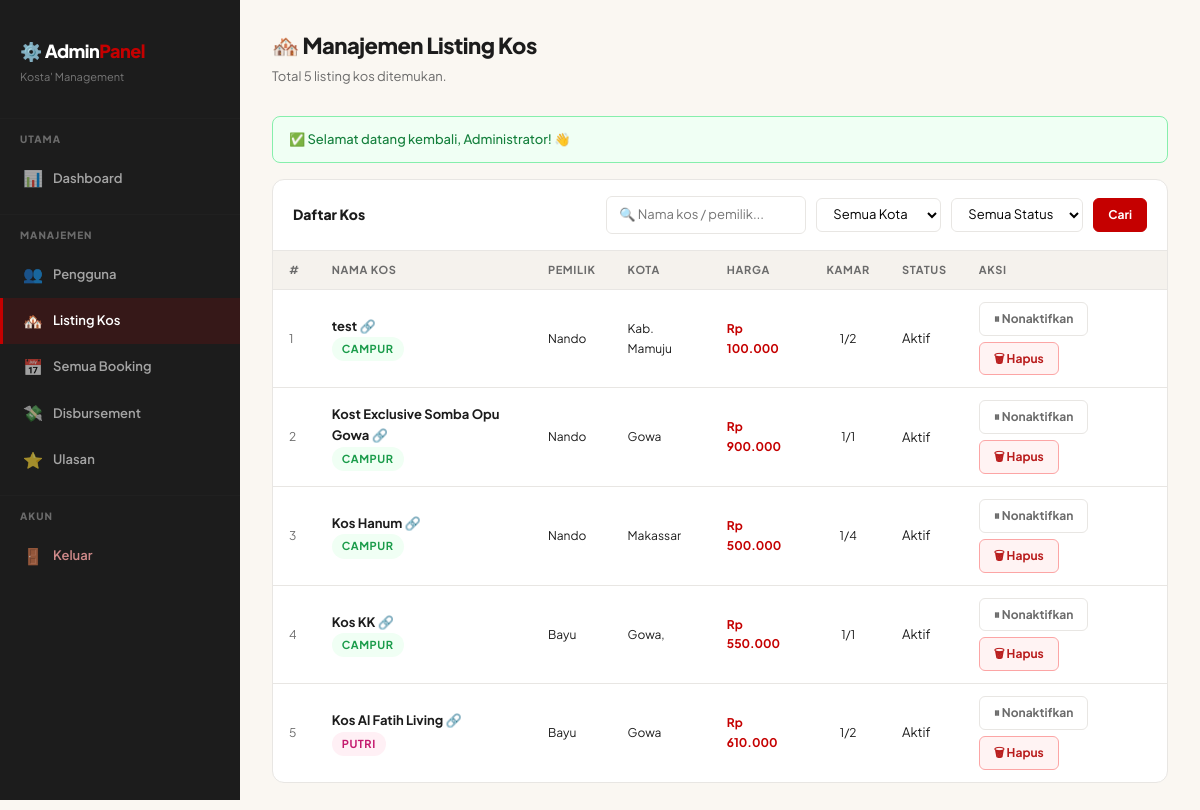
/pages/admin/kos.php (signed in), run on the app's committed database.
### tables this page shows
CREATE TABLE `kos` (
  `id` int unsigned NOT NULL AUTO_INCREMENT,
  `pemilik_id` int unsigned NOT NULL,
  `nama_kos` varchar(150) NOT NULL,
  `deskripsi` text,
  `tipe` enum('putra','putri','campur') NOT NULL DEFAULT 'campur',
  `alamat` text NOT NULL,
  `kecamatan` varchar(80) DEFAULT NULL,
  `kota` varchar(80) NOT NULL,
  `provinsi` varchar(80) DEFAULT NULL,
  `kode_pos` varchar(10) DEFAULT NULL,
  `lat` decimal(10,7) DEFAULT NULL,
  `lng` decimal(10,7) DEFAULT NULL,
  `harga_per_bulan` int unsigned NOT NULL,
  `jumlah_kamar` tinyint unsigned NOT NULL DEFAULT '1',
  `kamar_terisi` tinyint unsigned NOT NULL DEFAULT '0',
  `ada_nomor_kamar` tinyint(1) NOT NULL DEFAULT '0',
  `wifi` tinyint(1) NOT NULL DEFAULT '0',
  `ac` tinyint(1) NOT NULL DEFAULT '0',
  `kamar_mandi_dalam` tinyint(1) NOT NULL DEFAULT '0',
  `parkir` tinyint(1) NOT NULL DEFAULT '0',
  `dapur` tinyint(1) NOT NULL DEFAULT '0',
  `laundry` tinyint(1) NOT NULL DEFAULT '0',
  `security` tinyint(1) NOT NULL DEFAULT '0',
  `cctv` tinyint(1) NOT NULL DEFAULT '0',
  `foto_utama` varchar(255) DEFAULT NULL,
  `status` enum('aktif','nonaktif','pending') NOT NULL DEFAULT 'aktif',
  `created_at` timestamp NULL DEFAULT CURRENT_TIMESTAMP,
  `updated_at` timestamp NULL DEFAULT CURRENT_TIMESTAMP ON UPDATE CURRENT_TIMESTAMP,
  PRIMARY KEY (`id`),
  KEY `pemilik_id` (`pemilik_id`),
  KEY `kota` (`kota`),
  KEY `tipe` (`tipe`),
  KEY `status` (`status`),
  KEY `harga_per_bulan` (`harga_per_bulan`),
  CONSTRAINT `kos_ibfk_1` FOREIGN KEY (`pemilik_id`) REFERENCES `users` (`id`) ON DELETE CASCADE
);

CREATE TABLE `users` (
  `id` int unsigned NOT NULL AUTO_INCREMENT,
  `nama` varchar(100) NOT NULL,
  `email` varchar(150) NOT NULL,
  `password` varchar(255) NOT NULL,
  `no_hp` varchar(20) DEFAULT NULL,
  `nama_bank` varchar(100) DEFAULT NULL,
  `nomor_rekening` varchar(50) DEFAULT NULL,
  `nama_pemilik_rekening` varchar(100) DEFAULT NULL,
  `role` enum('pencari','pemilik','admin') NOT NULL DEFAULT 'pencari',
  `foto_profil` varchar(255) DEFAULT NULL,
  `status` enum('aktif','nonaktif') NOT NULL DEFAULT 'aktif',
  `created_at` timestamp NULL DEFAULT CURRENT_TIMESTAMP,
  `updated_at` timestamp NULL DEFAULT CURRENT_TIMESTAMP ON UPDATE CURRENT_TIMESTAMP,
  PRIMARY KEY (`id`),
  UNIQUE KEY `email` (`email`)
);

### pages/admin/kos.php (the view, shortened to what this page needs)
<?php
require_once __DIR__ . '/../../config/session.php';
$cari          = trim($_GET['cari'] ?? '');
$page          = max(1, (int)($_GET['page'] ?? 1));
$per_page      = 15;
$offset        = ($page - 1) * $per_page;
$where  = ['1=1']; $params = []; $types = '';
$where_sql = implode(' AND ', $where);
$stmt_cnt = mysqli_prepare($koneksi,
    "SELECT COUNT(*) FROM kos k JOIN users u ON k.pemilik_id=u.id WHERE $where_sql");
mysqli_stmt_execute($stmt_cnt);
$total = (int)mysqli_fetch_row(mysqli_stmt_get_result($stmt_cnt))[0];
$stmt = mysqli_prepare($koneksi,
    "SELECT k.id, k.nama_kos, k.kota, k.tipe, k.harga_per_bulan,
            k.jumlah_kamar, k.kamar_terisi, k.status, k.created_at,
            u.nama AS nama_pemilik
     FROM kos k JOIN users u ON k.pemilik_id = u.id
     WHERE $where_sql ORDER BY k.created_at DESC LIMIT ? OFFSET ?");
$params[] = $per_page; $params[] = $offset; $types .= 'ii';
mysqli_stmt_bind_param($stmt, $types, ...$params);
mysqli_stmt_execute($stmt);
$kos_list = mysqli_stmt_get_result($stmt);
require_once __DIR__ . '/../../components/head.php';
?>
<div class="admin-wrapper">
    <?php require_once __DIR__ . '/sidebar.php'; ?>
    <main class="admin-main">
        <div class="admin-page-header">
            <h1 class="admin-page-title">🏘️ Manajemen Listing Kos</h1>
            <p class="admin-page-subtitle">Total <?= $total ?> listing kos ditemukan.</p>
        </div>
        <?= get_flash() ?>
        <div class="admin-card">
            <div class="admin-card-header">
                <div class="admin-card-title">Daftar Kos</div>
                <form method="GET" class="admin-filter-bar">
                    <input type="text" name="cari" class="admin-search"
                           placeholder="🔍 Nama kos / pemilik..." value="<?= htmlspecialchars($cari) ?>">
                    <select name="kota" class="admin-select" onchange="this.form.submit()">
                        <option value="">Semua Kota</option>
                    </select>
                    <select name="status" class="admin-select" onchange="this.form.submit()">
                        <option value="">Semua Status</option>
                    </select>
                    <button type="submit" class="btn-admin primary">Cari</button>
                </form>
            </div>
            <?php if (mysqli_num_rows($kos_list) === 0): ?>
                <div class="admin-empty">
                    <div class="admin-empty-icon">🏘️</div>
                    <p>Tidak ada listing kos ditemukan.</p>
                </div>
            <?php else: ?>
            <div style="overflow-x:auto;">
                <table class="admin-table">
                    <thead>
                        <tr>
                            <th>#</th>
                            <th>Nama Kos</th>
                            <th>Pemilik</th>
                            <th>Kota</th>
                            <th>Harga</th>
                            <th>Kamar</th>
                            <th>Status</th>
                            <th>Aksi</th>
                        </tr>
                    </thead>
                    <tbody>
                    <?php $no = $offset + 1; while ($k = mysqli_fetch_assoc($kos_list)): ?>
                        <tr>
                            <td style="color:var(--color-text-muted);font-size:12px;"><?= $no++ ?></td>
                            <td>
                                <div style="font-weight:700;">
                                    <a href="<?= BASE_URL ?>/pages/detail.php?id=<?= $k['id'] ?>"
                                       target="_blank" style="color:var(--color-text);text-decoration:none;">
                                        <?= htmlspecialchars($k['nama_kos']) ?> 🔗
                                    </a>
                                </div>
                                <span class="badge-kos <?= $k['tipe'] ?>"><?= ucfirst($k['tipe']) ?></span>
                            </td>
                            <td style="font-size:12px;"><?= htmlspecialchars($k['nama_pemilik']) ?></td>
                            <td style="font-size:12px;"><?= htmlspecialchars($k['kota']) ?></td>
                            <td style="font-size:12px;font-weight:700;color:var(--color-accent);">
                                Rp <?= number_format($k['harga_per_bulan'], 0, ',', '.') ?>
                            </td>
                            <td style="font-size:12px;text-align:center;">
                                <?= $k['kamar_terisi'] ?>/<?= $k['jumlah_kamar'] ?>
                            </td>
                            <td>
                                <span class="status-badge <?= $k['status'] ?> kos-status">
                                    <?= ucfirst($k['status']) ?>
                                </span>
                            </td>
                            <td>
                                <div style="display:flex;gap:6px;flex-wrap:wrap;">
                                    <form method="POST" style="display:inline;">
                                        <?php if ($k['status'] !== 'aktif'): ?>
                                            <input type="hidden" name="aksi" value="aktifkan">
                                            <button type="submit" class="btn-admin success">✅ Aktifkan</button>
                                        <?php else: ?>
                                            <button type="submit" class="btn-admin neutral">⏸ Nonaktifkan</button>
                                        <?php endif; ?>
                                    </form>
                                    <form method="POST" style="display:inline;"
                                          onsubmit="return confirm('Hapus listing ini? Semua booking terkait juga akan terhapus!')">
                                        <button type="submit" class="btn-admin danger">🗑 Hapus</button>
                                    </form>
                                </div>
                            </td>
                        </tr>
                    <?php endwhile; ?>
                    </tbody>
                </table>
            </div>
            <?php endif; ?>
        </div>
    </main>
</div>
<?php
require_once __DIR__ . '/../../components/scripts.php';
?>

### assets/css/style.css (style rules this page uses)
:root { --color-bg: #FAF7F2; --color-surface: #FFFFFF; --color-text: #1C1C1C; --color-text-muted: #6B6B6B; --color-accent: #C50000; --color-accent-hover:#E70000; --color-border: #E8E6E3; --color-surface-alt: #F5F2ED; --font-main: 'Plus Jakarta Sans', sans-serif; --radius-sm: 6px; --radius-md: 12px; --radius-lg: 20px; --shadow-sm: 0 1px 4px rgba(0,0,0,0.06); --shadow-md: 0 4px 16px rgba(0,0,0,0.08); --shadow-lg: 0 8px 32px rgba(0,0,0,0.10); --transition: 0.2s ease; }
*, *::before, *::after { box-sizing: border-box; margin: 0; padding: 0; }
html { scroll-behavior: smooth; }
body { font-family: var(--font-main); background-color: var(--color-bg); color: var(--color-text); font-size: 15px; line-height: 1.65; -webkit-font-smoothing: antialiased; margin: 0; padding: 0; }
a { color: var(--color-accent); text-decoration: none; transition: color var(--transition); }
.badge-kos { display: inline-block; padding: 3px 10px; border-radius: 20px; font-size: 11px; font-weight: 700; text-transform: uppercase; letter-spacing: 0.05em; }
.badge-kos.putri { background-color: #FFF0F5; color: #c41a6e; }
.badge-kos.campur { background-color: #F0FFF4; color: #1a9c4a; }

### assets/css/admin.css (style rules this page uses)
body.admin-page { margin: 0; padding: 0; min-height: 100vh; display: flex; flex-direction: column; }
.admin-wrapper { display: flex; flex: 1; min-height: 100vh; }
.admin-main { flex: 1; min-width: 0; background: var(--color-bg); padding: 32px; overflow-x: hidden; min-height: 100vh; }
.admin-page-header { margin-bottom: 28px; }
.admin-page-title { font-size: 22px; font-weight: 800; color: var(--color-text); letter-spacing: -0.5px; }
.admin-page-subtitle { font-size: 13px; color: var(--color-text-muted); margin-top: 4px; }
.admin-card { background: var(--color-surface); border: 1px solid var(--color-border); border-radius: var(--radius-md); overflow: hidden; margin-bottom: 24px; }
.admin-card-header { padding: 16px 20px; border-bottom: 1px solid var(--color-border); display: flex; justify-content: space-between; align-items: center; gap: 12px; flex-wrap: wrap; }
.admin-card-title { font-size: 14px; font-weight: 800; color: var(--color-text); }
.admin-table { width: 100%; border-collapse: collapse; font-size: 13px; }
.admin-table thead th { background: var(--color-surface-alt); padding: 10px 16px; text-align: left; font-size: 11px; font-weight: 700; color: var(--color-text-muted); text-transform: uppercase; letter-spacing: 0.06em; white-space: nowrap; border-bottom: 1px solid var(--color-border); }
.admin-table tbody tr { border-bottom: 1px solid var(--color-border); transition: background 0.15s; }
.admin-table tbody tr:last-child { border-bottom: none; }
.admin-table tbody td { padding: 12px 16px; vertical-align: middle; }
.admin-filter-bar { display: flex; gap: 10px; align-items: center; flex-wrap: wrap; }
.admin-search { padding: 7px 12px; border: 1.5px solid var(--color-border); border-radius: 6px; font-size: 13px; font-family: var(--font-main); color: var(--color-text); background: var(--color-surface); outline: none; min-width: 200px; transition: border-color 0.2s; }
.admin-select { padding: 7px 12px; border: 1.5px solid var(--color-border); border-radius: 6px; font-size: 13px; font-family: var(--font-main); background: var(--color-surface); outline: none; cursor: pointer; }
.btn-admin { display: inline-flex; align-items: center; gap: 5px; padding: 6px 14px; border-radius: 6px; font-size: 12px; font-weight: 700; cursor: pointer; border: 1.5px solid; font-family: var(--font-main); text-decoration: none; transition: all 0.2s; white-space: nowrap; }
.btn-admin.primary { background: var(--color-accent); color: white; border-color: var(--color-accent); }
.btn-admin.danger { background: #FFF3F3; color: #b91c1c; border-color: #FCA5A5; }
.btn-admin.neutral { background: var(--color-surface); color: var(--color-text-muted); border-color: var(--color-border); }

### data on the page
kos: nama_kos "test", tipe "CAMPUR", pemilik.nama "Nando", kota "Kab. Mamuju", harga_per_bulan "100.000", kamar_terisi "1", jumlah_kamar "2", status "Aktif", shows "⏸ Nonaktifkan"
kos: nama_kos "Kost Exclusive Somba Opu Gowa", tipe "CAMPUR", pemilik.nama "Nando", kota "Gowa", harga_per_bulan "900.000", kamar_terisi "1", jumlah_kamar "1", status "Aktif", shows "⏸ Nonaktifkan"
kos: nama_kos "Kos Hanum", tipe "CAMPUR", pemilik.nama "Nando", kota "Makassar", harga_per_bulan "500.000", kamar_terisi "1", jumlah_kamar "4", status "Aktif", shows "⏸ Nonaktifkan"
kos: nama_kos "Kos KK", tipe "CAMPUR", pemilik.nama "Bayu", kota "Gowa,", harga_per_bulan "550.000", kamar_terisi "1", jumlah_kamar "1", status "Aktif", shows "⏸ Nonaktifkan"
kos: nama_kos "Kos Al Fatih Living", tipe "PUTRI", pemilik.nama "Bayu", kota "Gowa", harga_per_bulan "610.000", kamar_terisi "1", jumlah_kamar "2", status "Aktif", shows "⏸ Nonaktifkan"

### other printed values
$total "5"
$ikon "✅"
$pesan "Selamat datang kembali, Administrator! 👋"
